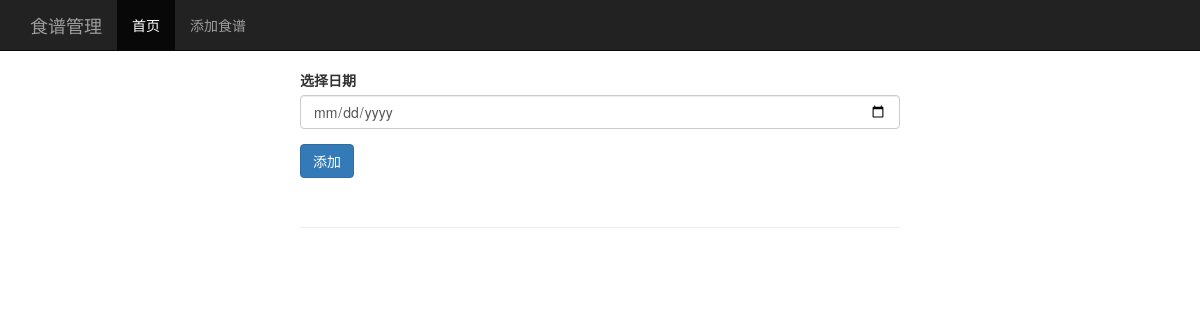
/, run on an earlier commit of the app's database.
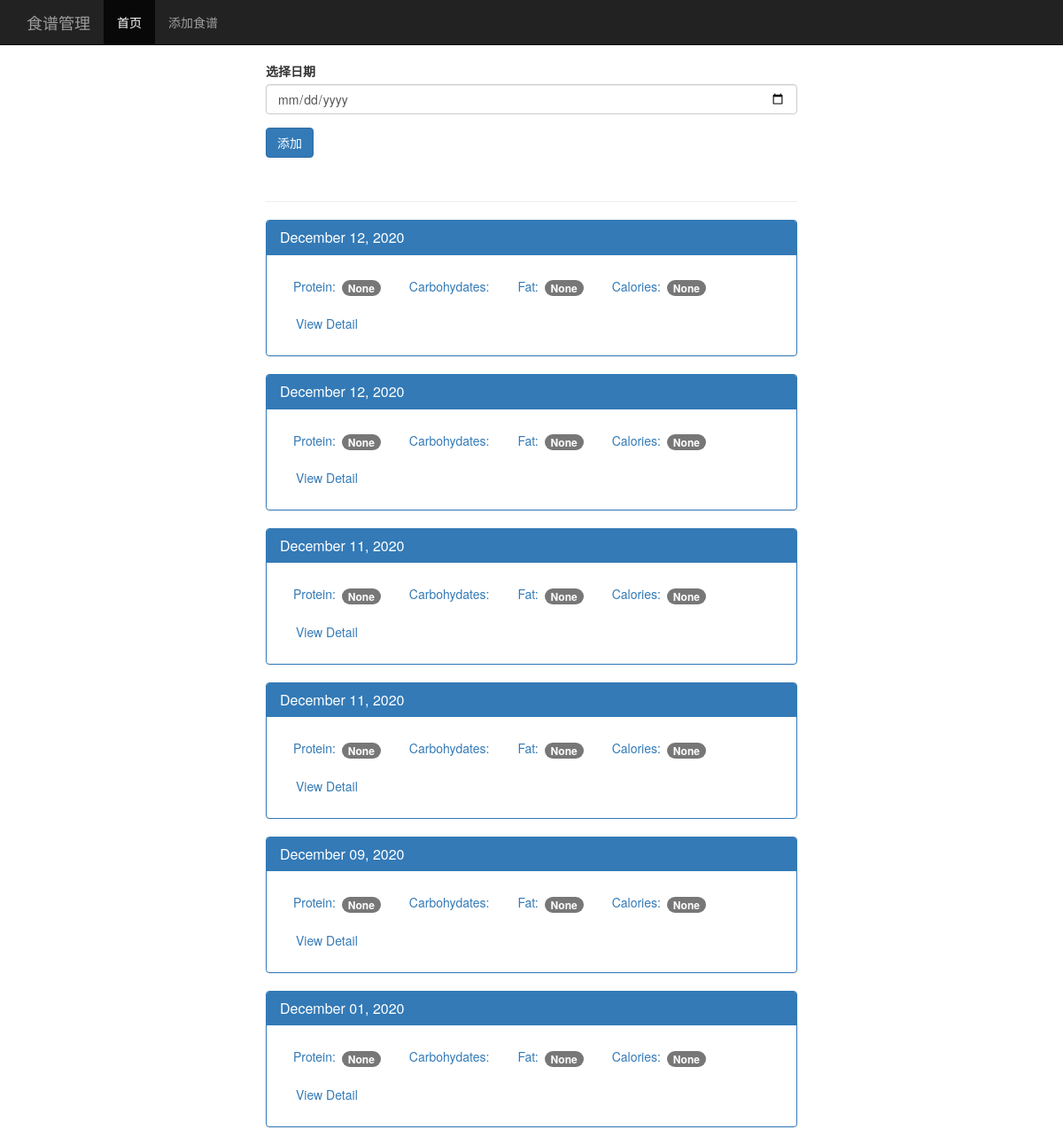
And on a later commit of the database.
### tables this page shows
CREATE TABLE log_date (
    id integer primary key autoincrement,
    entry_date date not null
);

### app.py (the view)
@app.route('/', methods=['POST','GET'])
def index():
    db = get_db()
    if request.method == 'POST':
        date = request.form['date'] #assuming the date is in YYYY-MM-DD format
        dt = datetime.strptime(date, '%Y-%m-%d')
        database_date = datetime.strftime(dt, '%Y%m%d')
        db.execute('insert into log_date (entry_date) values (?)', [database_date])
        db.commit()
    cur = db.execute('''select log_date.entry_date,
                        sum(food.protein) as protein,
                        sum(food.carbohydrates) as carbohydrates,
                        sum(food.fat) as fat,
                        sum(food.calories) as calories
                        from log_date
                        left join food_date on food_date.log_date_id = log_date.id
                        left join food on food.id = food_date.food_id
                        group by log_date.id
                        order by log_date.entry_date desc
                        ''')
    results = cur.fetchall()
    date_results = []
    for i in results:
        single_date = {}
        single_date['entry_date'] = i['entry_date']
        single_date['protein'] = i['protein']
        single_date['carbohydrates'] = i['carbohydrates']
        single_date['fat'] = i['fat']
        single_date['calories'] = i['calories']
        d = datetime.strptime(str(i['entry_date']),'%Y%m%d')
        single_date['pretty_date'] = datetime.strftime(d,'%B %d, %Y')
        date_results.append(single_date)
    return render_template('home.html', results = date_results)

### db.py (called while the page is built)
def connect_db():
    sql = sqlite3.connect('d:/pythondev/foodtrackerapp/food_log.db')
    sql.row_factory = sqlite3.Row
    return sql

def get_db():
    if not hasattr(g, 'sqlite_db'):
        g.sqlite_db = connect_db()
    return g.sqlite_db

### templates/home.html (shortened to what this page needs)
{% extends "base.html" %}
{% block body %}
    <nav class="navbar navbar-inverse navbar-fixed-top">
      <div class="container">
        <div class="navbar-header">
          <a class="navbar-brand" href="#">食谱管理</a>
        </div>
        <div id="navbar" class="navbar-collapse collapse">
          <ul class="nav navbar-nav">
            <li class="active"><a href="{{url_for('index')}}">首页</a></li>
            <li><a href="{{ url_for('food')}}">添加食谱</a></li>
          </ul>
        </div>
      </div>
    </nav>
    <div class="container theme-showcase col-sm-6 col-sm-offset-3" role="main">
      <div class="row">
        <div>
          <form method="POST" action="/">
            <div class="form-group">
              <label for="new-day">选择日期</label>
              <input type="date" class="form-control" name="date" id="new-day">
            </div>
            <button type="submit" class="btn btn-primary">添加</button>
          </form>
          <div class="page-header"></div>
          {% for r in results %}
          <div class="panel panel-primary">
            <div class="panel-heading">
              <h3 class="panel-title">{{ r.pretty_date }}</h3>
            </div>
            <div class="panel-body">
              <ul class="nav nav-pills" role="tablist">
                <li><a>Protein: <span class="badge">{{r.protein}}</span></a></li>
                <li><a>Carbohydates: </a></li>
                <li><a>Fat: <span class="badge">{{r.fat}}</span></a></li>
                <li><a>Calories: <span class="badge">{{r.calories}}</span></a></li>
                <li><a href="{{ url_for('view',date=r.entry_date)}}" type="button" class="btn btn-link">View Detail</a></li>
              </ul>
            </div>
          </div>
          {% endfor %}
        </div>
      </div>
    </div>
{% endblock %}

What changed in the data, as far as the page shows it:
added log_date: pretty_date "December 12, 2020", protein "None", fat "None", calories "None"
added log_date: pretty_date "December 12, 2020", protein "None", fat "None", calories "None"
added log_date: pretty_date "December 11, 2020", protein "None", fat "None", calories "None"
added log_date: pretty_date "December 11, 2020", protein "None", fat "None", calories "None"
added log_date: pretty_date "December 09, 2020", protein "None", fat "None", calories "None"
added log_date: pretty_date "December 01, 2020", protein "None", fat "None", calories "None"
